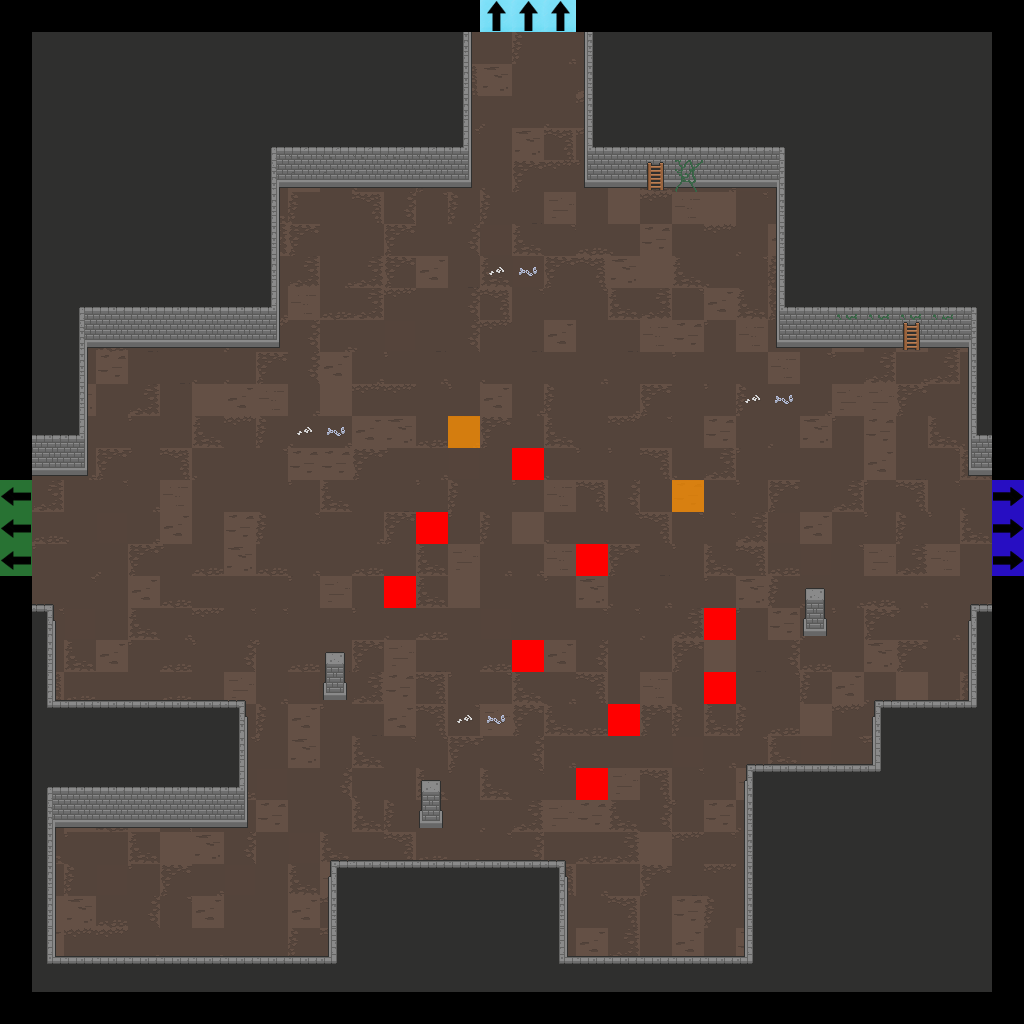

A 2D game scene composited from a Tiled map and its tileset images. What follows is a short description and the map's XML, with each tile layer's data collapsed to a summary:
An orthogonal 32x32 tile map with 32x32 px tiles, 7 tile layers (Floor, Walls, Doors, Pillars, ...), 2 tilesets.

<map version="1.2" tiledversion="2019.04.18" orientation="orthogonal" renderorder="right-down" width="32" height="32" tilewidth="32" tileheight="32" infinite="0" nextlayerid="22" nextobjectid="1">
 <tileset firstgid="1" source="Dungeon_Tileset_2.tsx" />
 <tileset firstgid="321" source="flags.tsx" />
 <layer id="15" name="Floor" width="32" height="32">
  <data>[1024 cells, 900 non-empty, 30 distinct tile ids]</data>
 </layer>
 <layer id="16" name="Walls" width="32" height="32">
  <data>[1024 cells, 410 non-empty, 28 distinct tile ids]</data>
 </layer>
 <layer id="17" name="Doors" width="32" height="32">
  <data>[1024 cells, 0 non-empty, 0 distinct tile ids]</data>
 </layer>
 <layer id="18" name="Pillars" width="32" height="32">
  <data>[1024 cells, 6 non-empty, 2 distinct tile ids]</data>
 </layer>
 <layer id="19" name="Candles" width="32" height="32">
  <data>[1024 cells, 0 non-empty, 0 distinct tile ids]</data>
 </layer>
 <layer id="20" name="Debris" width="32" height="32">
  <data>[1024 cells, 15 non-empty, 6 distinct tile ids]</data>
 </layer>
 <layer id="21" name="Flags" width="32" height="32">
  <data>[1024 cells, 20 non-empty, 5 distinct tile ids]</data>
 </layer>
</map>
